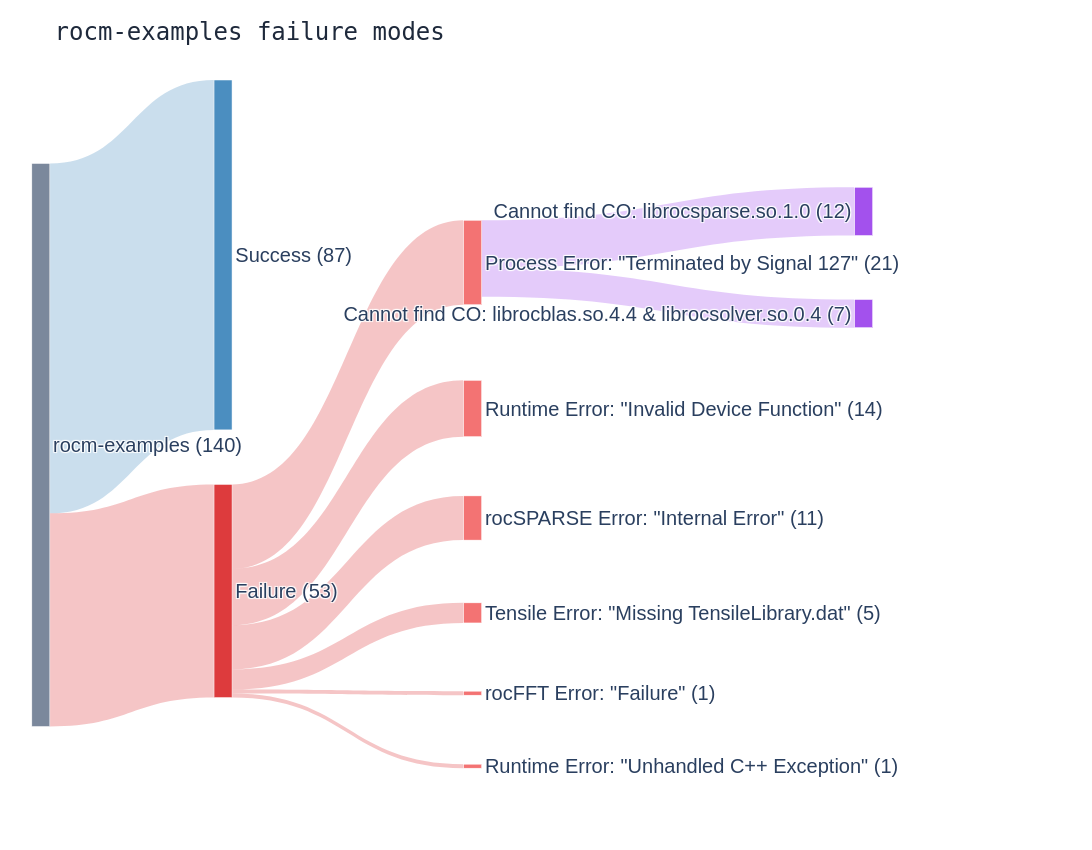

Here is the notebook cell this chart was saved with:
### Code cell
from collections import defaultdict
import os
import re
import pandas as pd
import plotly.graph_objects as go

# -------------------------------------------------------------------------
# Load and Clean Data
# -------------------------------------------------------------------------
base_dir = "/home/netherquark/Soham/Large_code/sources/GPU/backrocm/graphs/gpus-13"
csv_path = os.path.join(base_dir, "benchmark_results_gpus_13_with_stderr.csv")
debug_127_path = os.path.join(base_dir, "benchmark_results_127_debug.csv")

if not os.path.exists(csv_path):
    raise FileNotFoundError(f"Missing '{csv_path}'.")

df = pd.read_csv(csv_path, sep="|")
df["error_category"] = df["error_category"].fillna("Unknown Error")
df = df[df["status"].isin(["Success", "Failure"])].copy()

total_cnt = len(df)
success_cnt = len(df[df["status"] == "Success"])
failure_cnt = len(df[df["status"] == "Failure"])

error_counts = (
    df[df["status"] == "Failure"]["error_category"]
    .value_counts()
    .to_dict()
)


# -------------------------------------------------------------------------
# Categorize 127 Failures by ACTUAL failing ROCm libraries
#
# Important:
# COMGR get_data(), Cannot find CO, and hipErrorNoBinaryForGpu are
# successive diagnostics from the same failure chain.
#
# We therefore inspect each binary's stderr and identify every distinct
# library for which a gfx90c:xnack+ code object could not be found.
# -------------------------------------------------------------------------

CO_PATTERN = re.compile(
    r"Cannot find CO in the bundle\s+([^\s]+)"
)

KNOWN_LIBRARY_ORDER = [
    "librocblas.so.4.4",
    "librocsolver.so.0.4",
    "librocsparse.so.1.0",
]


def find_stderr_file(binary):
    """
    Locate stderr artifact for binary.

    Primary expected location:
        <base_dir>/<binary>.stderr

    Also search recursively in base_dir in case artifacts are nested.
    """
    direct_path = os.path.join(base_dir, f"{binary}.stderr")

    if os.path.isfile(direct_path):
        return direct_path

    for root, _, files in os.walk(base_dir):
        filename = f"{binary}.stderr"
        if filename in files:
            return os.path.join(root, filename)

    return None


def libraries_from_stderr(binary):
    """
    Return every distinct ROCm library appearing in
    'Cannot find CO in the bundle ...' diagnostics for binary.
    """
    stderr_path = find_stderr_file(binary)

    if stderr_path is None:
        return []

    try:
        with open(stderr_path, "r", errors="replace") as f:
            text = f.read()
    except OSError:
        return []

    libraries = set()

    for match in CO_PATTERN.finditer(text):
        library = os.path.basename(match.group(1))
        libraries.add(library)

    # Keep output deterministic.
    return sorted(
        libraries,
        key=lambda lib: (
            KNOWN_LIBRARY_ORDER.index(lib)
            if lib in KNOWN_LIBRARY_ORDER
            else len(KNOWN_LIBRARY_ORDER),
            lib,
        ),
    )


def classify_library_failure(binary):
    """
    Convert all CO failures for one binary into ONE Sankey subcategory.

    Examples:

        rocsolver_syev
        ->
        Cannot find CO: librocsolver.so.0.4 & librocblas.so.4.4

        rocsparse_gpsv
        ->
        Cannot find CO: librocsparse.so.1.0
    """
    libraries = libraries_from_stderr(binary)

    if not libraries:
        return "Other Signal 127 Error"

    if len(libraries) == 1:
        return f"Cannot find CO: {libraries[0]}"

    return "Cannot find CO: " + " & ".join(libraries)


# -------------------------------------------------------------------------
# Build 127 subcategories
# -------------------------------------------------------------------------
subcat_counts = {}

if os.path.exists(debug_127_path):
    df_127 = pd.read_csv(debug_127_path, sep="|")

    if "binary" in df_127.columns:
        # Classify each binary from its COMPLETE stderr, rather than from
        # the single debug_error field in benchmark_results_127_debug.csv.
        df_127["subcategory"] = df_127["binary"].apply(
            classify_library_failure
        )

        subcat_counts = (
            df_127["subcategory"]
            .value_counts()
            .to_dict()
        )

    else:
        raise ValueError(
            f"'{debug_127_path}' must contain a 'binary' column."
        )


# -------------------------------------------------------------------------
# Print audit information
# -------------------------------------------------------------------------
print("\n127 failure subcategories:")
for category, count in subcat_counts.items():
    print(f"  {count:>3}  {category}")

print("\nTotal 127 failures represented:")
print(f"  {sum(subcat_counts.values())}")

print("\nImportant:")
print("  COMGR get_data() is NOT treated as a root-cause subcategory.")
print("  hipErrorNoBinaryForGpu is NOT treated as a root-cause subcategory.")
print("  Cannot find CO is collapsed to affected ROCm library/libraries.")


# -------------------------------------------------------------------------
# Build Nodes & Non-Overlapping Coordinates
#
# Column 0: Root
# Column 1: Success / Failure
# Column 2: Main Error Categories
# Column 3: Root-cause library categories for 127
# -------------------------------------------------------------------------
root_name = f"rocm-examples ({total_cnt})"
success_name = f"Success ({success_cnt})"
failure_name = f"Failure ({failure_cnt})"

unique_nodes = [
    root_name,
    success_name,
    failure_name,
]

node_x = [
    0.001,
    0.220,
    0.220,
]

node_y = [
    0.500,
    0.100,
    0.700,
]


# -------------------------------------------------------------------------
# Add Main Error Categories
# -------------------------------------------------------------------------
err_y_positions = [
    0.25,
    0.45,
    0.60,
    0.73,
    0.84,
    0.94,
]

sig127_node_label = None

for i, (err_cat, count) in enumerate(error_counts.items()):
    label_with_count = f"{err_cat} ({count})"

    unique_nodes.append(label_with_count)

    node_x.append(0.520)

    node_y.append(
        err_y_positions[i]
        if i < len(err_y_positions)
        else min(0.95, 0.20 + i * 0.08)
    )

    if "127" in err_cat or "signal 127" in err_cat.lower():
        sig127_node_label = label_with_count


# -------------------------------------------------------------------------
# Add corrected 127 subcategories
# -------------------------------------------------------------------------
#
# These are now:
#
#   Cannot find CO: librocsolver.so.0.4 & librocblas.so.4.4
#   Cannot find CO: librocsparse.so.1.0
#
# rather than:
#
#   Comgr get_data() return 0 size
#   Cannot find CO
#   hipErrorNoBinaryForGpu
#
sub_y_positions = [
    0.18,
    0.32,
    0.46,
    0.60,
]

for i, (subcat_label, count) in enumerate(subcat_counts.items()):
    label_with_count = f"{subcat_label} ({count})"

    unique_nodes.append(label_with_count)

    node_x.append(0.990)

    node_y.append(
        sub_y_positions[i]
        if i < len(sub_y_positions)
        else min(0.95, 0.18 + i * 0.10)
    )


node_indices = {
    name: idx
    for idx, name in enumerate(unique_nodes)
}


# -------------------------------------------------------------------------
# Build Flows
# -------------------------------------------------------------------------
flows = [
    (root_name, success_name, success_cnt),
    (root_name, failure_name, failure_cnt),
]


# Failure -> Main Error Category
for err_cat, count in error_counts.items():
    label_with_count = f"{err_cat} ({count})"

    flows.append(
        (
            failure_name,
            label_with_count,
            count,
        )
    )


# Signal 127 -> Corrected library root causes
if sig127_node_label and subcat_counts:
    for subcat_label, count in subcat_counts.items():
        sub_node_label = f"{subcat_label} ({count})"

        flows.append(
            (
                sig127_node_label,
                sub_node_label,
                count,
            )
        )


plotly_sources = [
    node_indices[src]
    for src, tgt, val in flows
]

plotly_targets = [
    node_indices[tgt]
    for src, tgt, val in flows
]

plotly_values = [
    val
    for src, tgt, val in flows
]


# -------------------------------------------------------------------------
# Styling
# -------------------------------------------------------------------------
color_map = {
    "neutral": "rgba(100, 116, 139, 0.85)",
    "success": "rgba(44, 123, 182, 0.85)",
    "failure": "rgba(215, 25, 28, 0.85)",
    "error": "rgba(239, 68, 68, 0.75)",
    "subcat": "rgba(147, 51, 234, 0.85)",
    "flow_success": "rgba(44, 123, 182, 0.25)",
    "flow_failure": "rgba(215, 25, 28, 0.25)",
    "flow_subcat": "rgba(147, 51, 234, 0.25)",
}


node_colors = []

for name in unique_nodes:

    if name == root_name:
        node_colors.append(color_map["neutral"])

    elif name == success_name:
        node_colors.append(color_map["success"])

    elif name == failure_name:
        node_colors.append(color_map["failure"])

    elif any(
        name.startswith(subcat)
        for subcat in subcat_counts.keys()
    ):
        node_colors.append(color_map["subcat"])

    else:
        node_colors.append(color_map["error"])


link_colors = []

for s_idx, t_idx in zip(
    plotly_sources,
    plotly_targets,
):

    src_name = unique_nodes[s_idx]
    tgt_name = unique_nodes[t_idx]

    if tgt_name == success_name:
        link_colors.append(
            color_map["flow_success"]
        )

    elif (
        sig127_node_label
        and src_name == sig127_node_label
    ):
        link_colors.append(
            color_map["flow_subcat"]
        )

    else:
        link_colors.append(
            color_map["flow_failure"]
        )


# -------------------------------------------------------------------------
# Render
# -------------------------------------------------------------------------
fig = go.Figure(
    data=[
        go.Sankey(
            arrangement="snap",

            node=dict(
                pad=25,
                thickness=18,
                line=dict(
                    color="white",
                    width=0.5,
                ),
                label=unique_nodes,
                color=node_colors,
                x=node_x,
                y=node_y,
            ),

            link=dict(
                source=plotly_sources,
                target=plotly_targets,
                value=plotly_values,
                color=link_colors,
            ),
        )
    ]
)


fig.update_layout(
    title_text="rocm-examples failure modes",
    title_font=dict(
        size=24,
        family="monospace",
        color="#1e293b",
    ),
    font_size=20,
    font_family="sans-serif",
    width=1750,
    height=850,
    margin=dict(
        l=40,
        r=220,
        t=80,
        b=40,
    ),
    plot_bgcolor="white",
    paper_bgcolor="white",
)


sankey_output = "rocm_detailed_outcome_sankey.png"

fig.write_image(
    sankey_output,
    scale=2,
)

print(f"\nSankey saved to: {sankey_output}")

fig.show()

### Figure 1 — Plotly figure (JSON) as saved in the notebook; plotly's stock layout.template omitted (floating-point values rounded to 4 significant figures)
{"data": [{"arrangement": "snap", "link": {"color": ["rgba(44, 123, 182, 0.25)", "rgba(215, 25, 28, 0.25)", "rgba(215, 25, 28, 0.25)", "rgba(215, 25, 28, 0.25)", "rgba(215, 25, 28, 0.25)", "rgba(215, 25, 28, 0.25)", "rgba(215, 25, 28, 0.25)", "rgba(215, 25, 28, 0.25)", "rgba(147, 51, 234, 0.25)", "rgba(147, 51, 234, 0.25)"], "source": [0, 0, 2, 2, 2, 2, 2, 2, 3, 3], "target": [1, 2, 3, 4, 5, 6, 7, 8, 9, 10], "value": [87, 53, 21, 14, 11, 5, 1, 1, 12, 7]}, "node": {"color": ["rgba(100, 116, 139, 0.85)", "rgba(44, 123, 182, 0.85)", "rgba(215, 25, 28, 0.85)", "rgba(239, 68, 68, 0.75)", "rgba(239, 68, 68, 0.75)", "rgba(239, 68, 68, 0.75)", "rgba(239, 68, 68, 0.75)", "rgba(239, 68, 68, 0.75)", "rgba(239, 68, 68, 0.75)", "rgba(147, 51, 234, 0.85)", "rgba(147, 51, 234, 0.85)"], "label": ["rocm-examples (140)", "Success (87)", "Failure (53)", "Process Error: \"Terminated by Signal 127\" (21)", "Runtime Error: \"Invalid Device Function\" (14)", "rocSPARSE Error: \"Internal Error\" (11)", "Tensile Error: \"Missing TensileLibrary.dat\" (5)", "rocFFT Error: \"Failure\" (1)", "Runtime Error: \"Unhandled C++ Exception\" (1)", "Cannot find CO: librocsparse.so.1.0 (12)", "Cannot find CO: librocblas.so.4.4 & librocsolver.so.0.4 (7)"], "line": {"color": "white", "width": 0.5}, "pad": 25, "thickness": 18, "x": [0.001, 0.22, 0.22, 0.52, 0.52, 0.52, 0.52, 0.52, 0.52, 0.99, 0.99], "y": [0.5, 0.1, 0.7, 0.25, 0.45, 0.6, 0.73, 0.84, 0.94, 0.18, 0.32]}, "type": "sankey"}], "layout": {"font": {"family": "sans-serif", "size": 20}, "height": 850, "margin": {"b": 40, "l": 40, "r": 220, "t": 80}, "paper_bgcolor": "white", "plot_bgcolor": "white", "title": {"font": {"color": "#1e293b", "family": "monospace", "size": 24}, "text": "rocm-examples failure modes"}, "width": 1750}}
